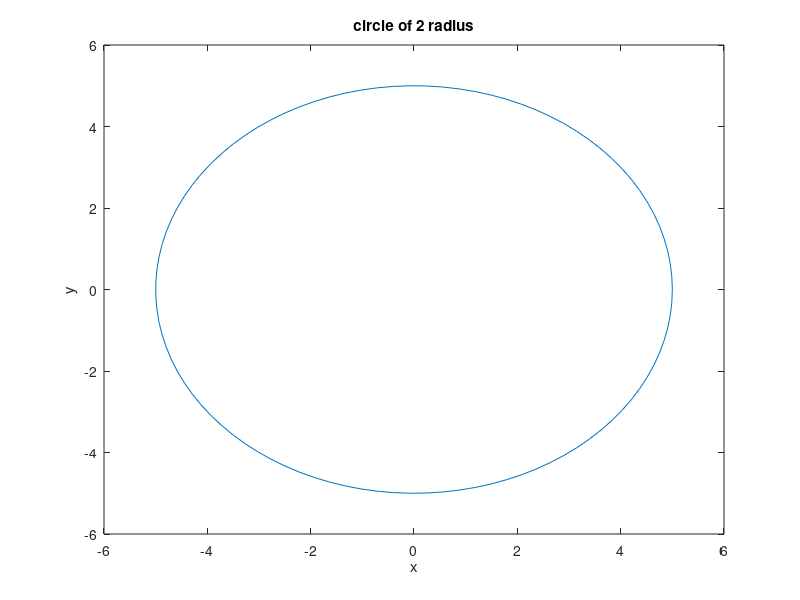

This chart was generated by the following MATLAB code:
theta=linspace(0,2*pi,100);
r=input('Enter the radius of the circle:')
x=r*cos(theta);
y=r*sin(theta);
plot(x,y)
xlabel('x')
ylabel('y')
title('circle of 2 radius')
print
